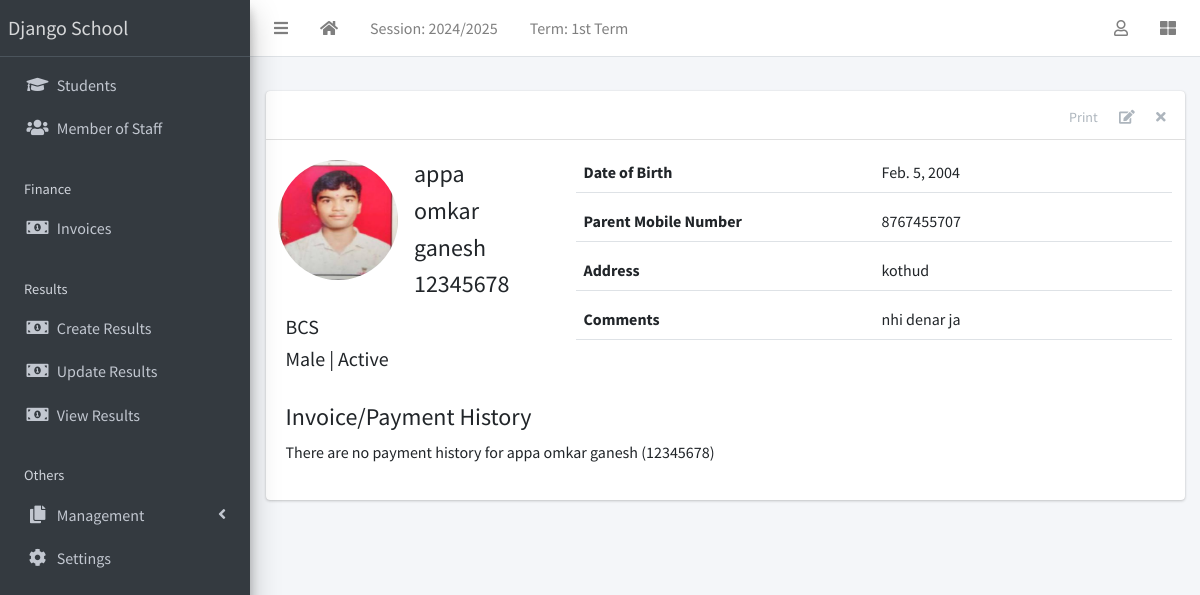
Screenshot of /student/5/ (signed in) with the database file from the repository.
### apps/corecode/models.py (models this page shows, shortened)
class AcademicSession(models.Model):
    name = models.CharField(max_length=200, unique=True)
    current = models.BooleanField(default=True)
    class Meta:
        ordering = ["-name"]

class AcademicTerm(models.Model):
    name = models.CharField(max_length=20, unique=True)
    current = models.BooleanField(default=True)
    class Meta:
        ordering = ["name"]

class SiteConfig(models.Model):
    key = models.SlugField()
    value = models.CharField(max_length=200)

class StudentClass(models.Model):
    name = models.CharField(max_length=200, unique=True)
    class Meta:
        verbose_name = "Class"
        verbose_name_plural = "Classes"
        ordering = ["name"]
    def __str__(self):
        return self.name

### apps/students/models.py (models this page shows, shortened)
class Student(models.Model):
    STATUS_CHOICES = [("active", "Active"), ("inactive", "Inactive")]
    GENDER_CHOICES = [("male", "Male"), ("female", "Female")]
    current_status = models.CharField(
        max_length=10, choices=STATUS_CHOICES, default="active"
    )
    registration_number = models.CharField(max_length=200, unique=True)
    surname = models.CharField(max_length=200)
    firstname = models.CharField(max_length=200)
    other_name = models.CharField(max_length=200, blank=True)
    gender = models.CharField(max_length=10, choices=GENDER_CHOICES, default="male")
    date_of_birth = models.DateField(default=timezone.now)
    current_class = models.ForeignKey(
        StudentClass, on_delete=models.SET_NULL, blank=True, null=True
    )
    date_of_admission = models.DateField(default=timezone.now)
    mobile_num_regex = RegexValidator(
        regex="^[0-9]{10,15}$", message="Entered mobile number isn't in a right format!"
    )
    parent_mobile_number = models.CharField(
        validators=[mobile_num_regex], max_length=13, blank=True
    )
    address = models.TextField(blank=True)
    others = models.TextField(blank=True)
    passport = models.ImageField(blank=True, upload_to="students/passports/")
    class Meta:
        ordering = ["surname", "firstname", "other_name"]
    def __str__(self):
        return f"{self.surname} {self.firstname} {self.other_name} ({self.registration_number})"

### apps/students/views.py (the view)
# urls.py: path("<int:pk>/", StudentDetailView.as_view(), name="student-detail"),
class StudentDetailView(LoginRequiredMixin, DetailView):
    model = Student
    template_name = "students/student_detail.html"
    def get_context_data(self, **kwargs):
        context = super(StudentDetailView, self).get_context_data(**kwargs)
        context["payments"] = Invoice.objects.filter(student=self.object)
        return context

### apps/corecode/context_processors.py (called while the page is built)
def site_defaults(request):
    current_session = AcademicSession.objects.get(current=True)
    current_term = AcademicTerm.objects.get(current=True)
    vals = SiteConfig.objects.all()
    contexts = {
        "current_session": current_session.name,
        "current_term": current_term.name,
    }
    for val in vals:
        contexts[val.key] = val.value
    return contexts

### apps/students/templates/students/student_detail.html
{% extends 'base.html' %}
{% load static %}
{% block content-header %}
<div class="card-header">
  <div class="card-tools">
    <a href="#" class="btn btn-tool">Print</a>
    <a href="{% url 'student-update' object.id %}" class="btn btn-tool">
      <i class="fas fa-edit"></i>
    </a>
    <a href="{% url 'student-delete' object.id %}" class="btn btn-tool">
      <i class="fas fa-times"></i>
    </a>
  </div>
</div>
{% endblock content-header %}
{% block content %}
    <div class="row mb-4">
      <div class="col-sm-4">
        <div class="row mb-2">
          {% if object.passport %}
            <img
              src="{{ object.passport.url }}"
              class="float-left rounded-circle mr-3" style="width: 120px; height: 120px;">
          {% else %}
            <img
              src="{% static 'dist/img/avatar.png' %}"
              class="float-left rounded-circle mr-3" style="width: 120px; height: 120px;">
          {% endif %}
          <div class="float-right">
            <h4>{{ object.surname }} </h4>
            <h4>{{ object.firstname }} </h4>
            <h4>{{ object.other_name }} </h4>
            <h4>{{ object.registration_number }} </h4>
          </div>
        </div>
        <h5>{{ object.current_class }} </h5>
        <h5>{{ object.get_gender_display }} | {{ object.get_current_status_display }}</h5>
      </div>
      <div class="col-sm-8">
        <div>
          <div class="form-group border-bottom row">
            <label class="col">
              Date of Birth
            </label>
            <div class="col">
              {{ object.date_of_birth }}
            </div>
          </div>
          <div class="form-group border-bottom row">
            <label class="col">
              Parent Mobile Number
            </label>
            <div class="col">
              {{ object.parent_mobile_number}}
            </div>
          </div>
          <div class="form-group border-bottom row">
            <label class="col">
              Address
            </label>
            <div class="col">
              {{ object.address }}
            </div>
          </div>
          <div class="form-group border-bottom row">
            <label class="col">
              Comments
            </label>
            <div class="col">
              {{ object.others }}
            </div>
          </div>
        </div>
      </div>
    </div>
    <h4>Invoice/Payment History</h4>
    {% if payments %}
      <table class="table table-sm table-bordered table-hover">
        <thead class="thead-light">
          <tr>
            <th>For</th>
            <th>Amount Payable</th>
            <th>Amount Paid</th>
            <th>balance</th>
          </tr>
        </thead>
        <tbody>
          {% for payment in payments %}
            <tr class='clickable-row' data-href="{% url 'invoice-detail' payment.id %}">
              <td>{{payment.session}} - {{payment.term}} - {{ payment.class_for}}</td>
              <td>{{payment.total_amount_payable}}</td>
              <td>{{payment.total_amount_paid}}</td>
              <td>{{payment.balance}}</td>
            </tr>
          {% endfor %}
        </tbody>
      </table>
    {% else %}
        <p>There are no payment history for {{object}}</p>
    {% endif %}
{% endblock content %}

### templates/base.html (shortened to what this page needs)
{% load static %}
<!DOCTYPE html>
<html lang="en">
<head>
  <link rel="stylesheet" href="{% static 'plugins/fontawesome-free/css/all.min.css' %}">
  <link rel="stylesheet" href="{% static 'plugins/toastr/toastr.min.css' %}">
  <link rel="stylesheet"
    href="{% static 'plugins/overlayScrollbars/css/OverlayScrollbars.min.css' %}">
  <link rel="stylesheet" href="{% static 'plugins/Datatables/datatables.min.css' %}" />
  <link rel="stylesheet" href="{% static 'dist/css/adminlte.min.css' %}">
</head>
<body
  class="hold-transition sidebar-mini layout-fixed layout-navbar-fixed layout-footer-fixed">
  <div class="wrapper">
    <nav class="main-header navbar navbar-expand navbar-white navbar-light">
      <ul class="navbar-nav">
        <li class="nav-item">
          <a class="nav-link" data-widget="pushmenu" href="#" role="button"><i
              class="fas fa-bars"></i></a>
        </li>
        <li class="nav-item d-none d-sm-inline-block">
          <a href="{% url 'home' %} " class="nav-link"><i class="fa fa-home"></i></a>
        </li>
        <li class="nav-item d-none d-sm-inline-block">
          <a href="{% url 'current-session' %}" class="nav-link">Session: {{ current_session }}</a>
        </li>
        <li class="nav-item d-none d-sm-inline-block">
          <a href="{% url 'current-session' %}" class="nav-link">Term: {{ current_term }}</a>
        </li>
      </ul>
      <ul class="navbar-nav ml-auto">
        <li class="nav-item dropdown">
          <a class="nav-link" data-toggle="dropdown" href="#">
            <i class="far fa-user"></i>
          </a>
        </li>
        <li class="nav-item">
          <a class="nav-link" data-widget="control-sidebar" data-slide="true"
            href="#" role="button"><i class="fas fa-th-large"></i></a>
        </li>
      </ul>
    </nav>
    <aside class="main-sidebar sidebar-dark-primary elevation-4">
      <a href="{% url 'home' %}" class="brand-link">{{ school_name | default:"MySchool" }}</a>
      <div class="sidebar">
        <nav class="mt-2">
          <ul class="nav nav-pills nav-sidebar flex-column"
            data-widget="treeview" role="menu" data-accordion="false">
            <li class="nav-item">
              <a href="{% url 'student-list' %}" class="nav-link">
                <i class="nav-icon fas fa-graduation-cap"></i>
                <p>
                  Students
                </p>
              </a>
            </li>
            <li class="nav-item">
              <a href="{% url 'staff-list' %}" class="nav-link">
                <i class="nav-icon fas fa-users"></i>
                <p>
                  Member of Staff
                </p>
              </a>
            </li>
            <li class="nav-header">Finance</li>
            <li class="nav-item">
              <a href="{% url 'invoice-list' %}" class="nav-link">
                <i class="nav-icon fas fa-money-bill-alt"></i>
                <p>
                  Invoices
                </p>
              </a>
            </li>
            <li class="nav-header">Results</li>
            <li class="nav-item">
              <a href="{% url 'create-result' %}" class="nav-link">
                <i class="nav-icon fas fa-money-bill-alt"></i>
                <p>
                  Create Results
                </p>
              </a>
            </li>
            <li class="nav-item">
              <a href="{% url 'edit-results' %}" class="nav-link">
                <i class="nav-icon fas fa-money-bill-alt"></i>
                <p>
                  Update Results
                </p>
              </a>
            </li>
            <li class="nav-item">
              <a href="{% url 'view-results' %}" class="nav-link">
                <i class="nav-icon fas fa-money-bill-alt"></i>
                <p>
                  View Results
                </p>
              </a>
            </li>
            <li class="nav-header">Others</li>
            <li class="nav-item has-treeview">
              <a href="#" class="nav-link">
                <i class="nav-icon fas fa-copy"></i>
                <p>
                  Management
                  <i class="fas fa-angle-left right"></i>
                </p>
              </a>
            </li>
            <li class="nav-item">
              <a href="{% url 'configs' %}" class="nav-link">
                <i class="nav-icon fas fa-cog"></i>
                <p>
                  Settings
                </p>
              </a>
            </li>
          </ul>
        </nav>
      </div>
    </aside>
    <div class="content-wrapper">
      <section class="content-header">
      </section>
      <section class="content">
        <div class="container-fluid">
          <div class="row">
            <div class="col-md-12">
              {% block fullcard %}
              <div class="card">
                {% block content-header %}{% endblock content-header %}
                <div class="card-body">
                  <div class="row">
                    <div class="col">
                      {% block content %}
                      {% endblock content %}
                    </div>
                  </div>
                </div>
              </div>
              {% endblock fullcard %}
            </div>
          </div>
        </div>
      </section>
    </div>
  </div>
</body>
</html>

### rows the page displays
AcademicSession: name "2024/2025"
AcademicTerm: name "1st Term"
SiteConfig: value "Django School"
Student: passport (picture), surname "appa", firstname "omkar", other_name "ganesh", registration_number "12345678", current_class "BCS", gender "Male", current_status "Active", date_of_birth "Feb. 5, 2004", parent_mobile_number "8767455707", address "kothud", others "nhi denar ja", surname+firstname+other_name "appa omkar ganesh (12345678)"
